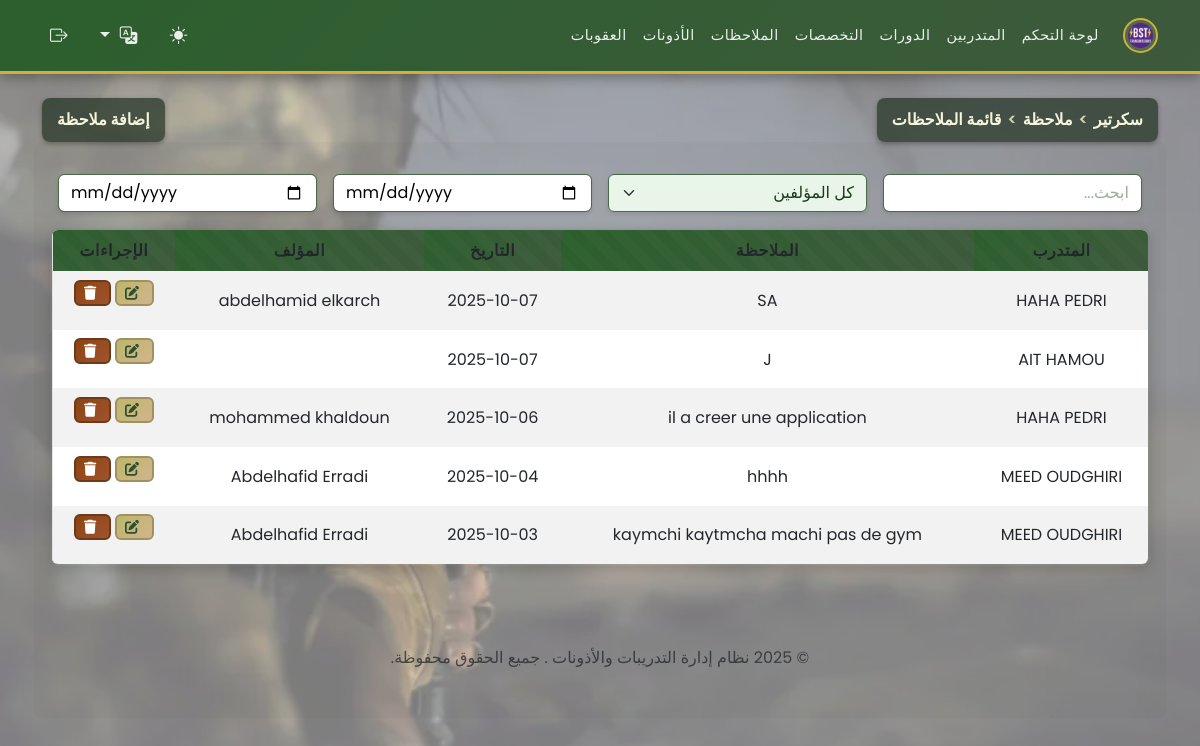
/secretaire/manage_notes.php (signed in), run on the app's committed database.
### tables this page shows
CREATE TABLE `remarques` (
  `id` int(11) NOT NULL,
  `id_stagiaire` int(11) NOT NULL,
  `remarque` text NOT NULL,
  `date_remarque` date DEFAULT curdate(),
  `auteur_id` int(11) DEFAULT NULL
);

CREATE TABLE `stagiaires` (
  `id` int(11) NOT NULL,
  `matricule` varchar(50) NOT NULL,
  `nom` varchar(100) NOT NULL,
  `prenom` varchar(100) NOT NULL,
  `date_naissance` date DEFAULT NULL,
  `adresse` text DEFAULT NULL,
  `telephone` varchar(20) DEFAULT NULL,
  `email` varchar(100) DEFAULT NULL,
  `groupe_sanguin` enum('A+','A-','B+','B-','AB+','AB-','O+','O-') DEFAULT NULL,
  `photo` varchar(255) DEFAULT NULL,
  `grade` enum('Lieutenant','Sous-Lieutenant','Adjudant Chef','Adjudant','Sergent Chef','Sergent','Caporal Chef','Caporal','2 eme Classe','1er Classe') DEFAULT NULL,
  `date_inscription` date DEFAULT curdate(),
  `id_stage` int(11) NOT NULL,
  `id_specialite` int(11) NOT NULL
);

CREATE TABLE `users` (
  `id` int(11) NOT NULL,
  `username` varchar(50) NOT NULL,
  `password` varchar(255) NOT NULL,
  `role` enum('admin','secretaire','docteur') NOT NULL,
  `nom` varchar(100) DEFAULT NULL,
  `prenom` varchar(100) DEFAULT NULL,
  `email` varchar(100) DEFAULT NULL,
  `created_at` timestamp NOT NULL DEFAULT current_timestamp()
);

### functions.php (called while the page is built, shortened)
<?php
if (isset($_GET['lang'])) {
    $lang = $_GET['lang'];
    $_SESSION['lang'] = $lang;
} elseif (isset($_SESSION['lang'])) {
    $lang = $_SESSION['lang'];
} else {
    $lang = 'fr';
    $_SESSION['lang'] = $lang;
}
$lang_file = __DIR__ . '/lang/' . $lang . '.php';
if (file_exists($lang_file)) {
    $translations = include $lang_file;
} else {
    $translations = include __DIR__ . '/lang/fr.php';
}
?>

### secretaire/manage_notes.php (the view, shortened to what this page needs)
<?php
require '../functions.php';
$notes = $pdo->query("
    SELECT r.*, s.nom, s.prenom, u.nom AS auteur_nom, u.prenom AS auteur_prenom
    FROM remarques r
    JOIN stagiaires s ON r.id_stagiaire = s.id
    LEFT JOIN users u ON r.auteur_id = u.id
    ORDER BY r.date_remarque DESC
")->fetchAll();
?>
<?php include '../templates/header.php'; ?>
<div class="d-flex justify-content-between align-items-center mb-3">
<div class="breadcrumb-header"><?php echo htmlspecialchars($translations['breadcrumb_secretaire']); ?> <span>></span> <?php echo htmlspecialchars($translations['breadcrumb_note']); ?> <span>></span> <?php echo htmlspecialchars($translations['breadcrumb_liste_notes']); ?></div>
<button class="breadcrumb-header" data-bs-toggle="modal" data-bs-target="#addNoteModal"><?php echo htmlspecialchars($translations['add_note']); ?></button>
</div>
<div class="mb-3 row g-3 align-items-center">
    <div class="col">
        <input type="text" id="searchInput" class="form-control" placeholder="<?php echo htmlspecialchars($translations['search']); ?>">
    </div>
    <div class="col">
        <select id="filterAuteur" class="form-select">
            <option value=""><?php echo htmlspecialchars($translations['all_authors']); ?></option>
        </select>
    </div>
    <div class="col">
        <input type="date" id="dateFrom" class="form-control" placeholder="<?php echo htmlspecialchars($translations['from_date']); ?>">
    </div>
    <div class="col">
        <input type="date" id="dateTo" class="form-control" placeholder="<?php echo htmlspecialchars($translations['to_date']); ?>">
</div>
<table class="table table-striped table-responsive" style="border-radius: 0.5rem; overflow: hidden;">
    <thead>
        <tr>
            <th><?php echo htmlspecialchars($translations['trainee']); ?></th>
            <th><?php echo htmlspecialchars($translations['note']); ?></th>
            <th><?php echo htmlspecialchars($translations['date']); ?></th>
            <th><?php echo htmlspecialchars($translations['author']); ?></th>
            <th><?php echo htmlspecialchars($translations['actions']); ?></th>
        </tr>
    </thead>
    <tbody id="notesTableBody">
        <?php foreach ($notes as $note): ?>
        <tr data-stagiaire="<?php echo htmlspecialchars($note['nom'] . ' ' . $note['prenom']); ?>" data-auteur="<?php echo htmlspecialchars($note['auteur_id'] ? $note['auteur_nom'] . ' ' . $note['auteur_prenom'] : ''); ?>" data-date="<?php echo $note['date_remarque']; ?>">
            <td><?php echo htmlspecialchars($note['nom'] . ' ' . $note['prenom']); ?></td>
            <td><?php echo nl2br(htmlspecialchars($note['remarque'])); ?></td>
            <td><?php echo $note['date_remarque']; ?></td>
            <td><?php echo htmlspecialchars($note['auteur_id'] ? $note['auteur_nom'] . ' ' . $note['auteur_prenom'] : ''); ?></td>
            <td>
                <button class="btn btn-sm btn-warning" data-bs-toggle="modal" data-bs-target="#editNoteModal<?php echo $note['id']; ?>"><i class="fas fa-edit"></i></button>
                <form method="post" action="../actions/delete_note.php" style="display:inline-block;" onsubmit="return confirm('<?php echo htmlspecialchars($translations['confirm_delete_note']); ?>');">
                    <button type="submit" class="btn btn-sm btn-danger"><i class="fas fa-trash"></i></button>
                </form>
            </td>
        </tr>
        <?php endforeach; ?>
    </tbody>
</table>
<?php include '../templates/footer.php'; ?>

### data on the page
remarques: id_stagiaire.prenom "HAHA PEDRI", remarque "SA", date_remarque "2025-10-07", auteur.prenom "abdelhamid elkarch"
remarques: id_stagiaire.prenom "AIT HAMOU", remarque "J", date_remarque "2025-10-07"
remarques: id_stagiaire.prenom "HAHA PEDRI", remarque "il a creer une application", date_remarque "2025-10-06", auteur.prenom "mohammed khaldoun"
remarques: id_stagiaire.prenom "MEED OUDGHIRI", remarque "hhhh", date_remarque "2025-10-04", auteur.prenom "Abdelhafid Erradi"
remarques: id_stagiaire.prenom "MEED OUDGHIRI", remarque "kaymchi kaytmcha machi pas de gym", date_remarque "2025-10-03", auteur.prenom "Abdelhafid Erradi"

### other printed values
$translations['dashboard'] "لوحة التحكم"
$translations['trainees'] "المتدربين"
$translations['stages'] "الدورات"
$translations['specialities'] "التخصصات"
$translations['notes'] "الملاحظات"
$translations['permissions'] "الأذونات"
$translations['sanctions'] "العقوبات"
$translations['breadcrumb_secretaire'] "سكرتير"
$translations['breadcrumb_note'] "ملاحظة"
$translations['breadcrumb_liste_notes'] "قائمة الملاحظات"
$translations['add_note'] "إضافة ملاحظة"
$translations['trainee'] "المتدرب"
$translations['note'] "الملاحظة"
$translations['date'] "التاريخ"
$translations['author'] "المؤلف"
